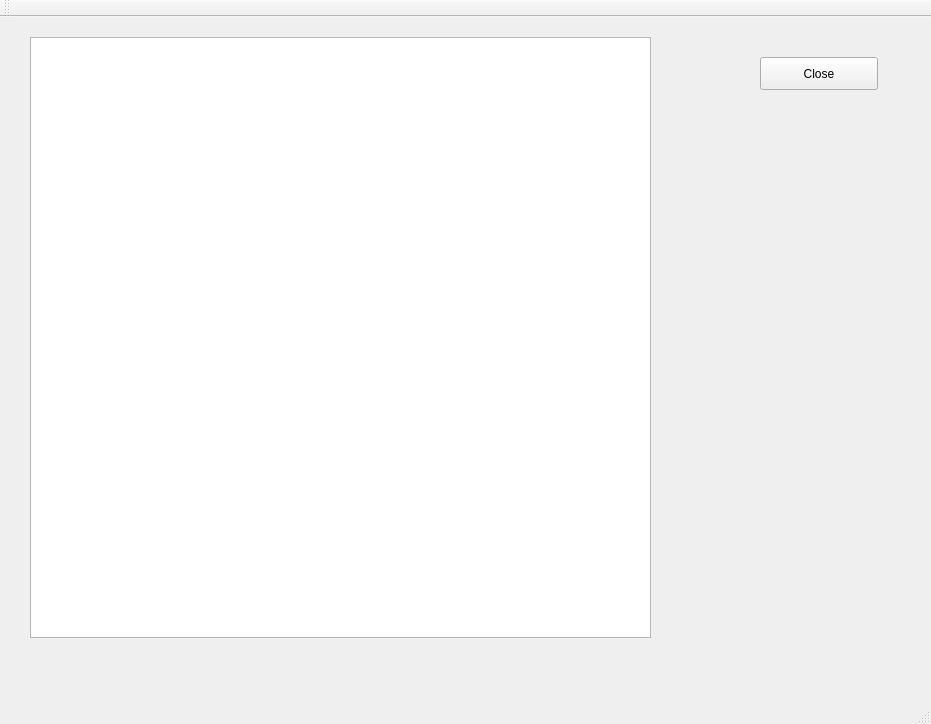
<?xml version="1.0" encoding="UTF-8"?>
<ui version="4.0">
 <class>MainWindow</class>
 <widget class="QMainWindow" name="MainWindow">
  <property name="geometry">
   <rect>
    <x>0</x>
    <y>0</y>
    <width>931</width>
    <height>724</height>
   </rect>
  </property>
  <property name="windowTitle">
   <string>MainWindow</string>
  </property>
  <widget class="QWidget" name="centralWidget">
   <widget class="QPushButton" name="pushButton">
    <property name="geometry">
     <rect>
      <x>760</x>
      <y>40</y>
      <width>118</width>
      <height>33</height>
     </rect>
    </property>
    <property name="text">
     <string>Close</string>
    </property>
   </widget>
   <widget class="QGraphicsView" name="graphicsView">
    <property name="geometry">
     <rect>
      <x>30</x>
      <y>20</y>
      <width>621</width>
      <height>601</height>
     </rect>
    </property>
   </widget>
  </widget>
  <widget class="QMenuBar" name="menuBar">
   <property name="geometry">
    <rect>
     <x>0</x>
     <y>0</y>
     <width>931</width>
     <height>28</height>
    </rect>
   </property>
  </widget>
  <widget class="QToolBar" name="mainToolBar">
   <attribute name="toolBarArea">
    <enum>TopToolBarArea</enum>
   </attribute>
   <attribute name="toolBarBreak">
    <bool>false</bool>
   </attribute>
  </widget>
  <widget class="QStatusBar" name="statusBar"/>
 </widget>
 <layoutdefault spacing="6" margin="11"/>
 <resources/>
 <connections/>
</ui>
